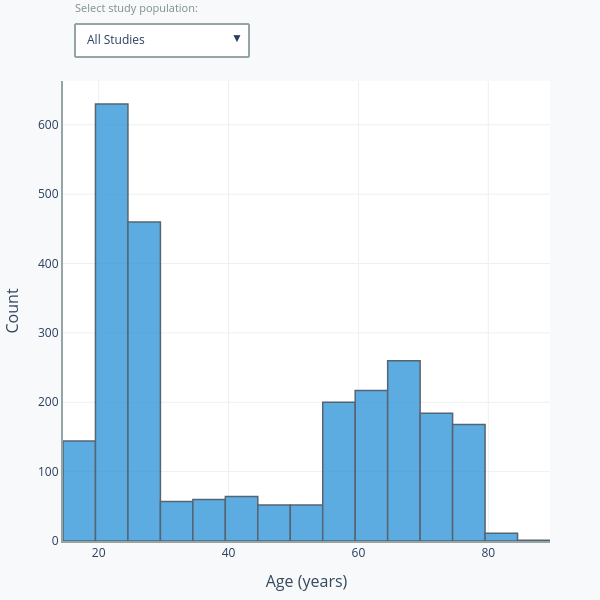

The notebook cell this image was saved under:
### Markdown cell above
### 5.1 Age Distribution

### Code cell
import plotly.graph_objects as go

# Create figure
fig = go.Figure()

# Add trace for each population
populations = ['All Studies'] + sorted(df['population'].dropna().unique().tolist())

for population in populations:
    if population == 'All Studies':
        data = df['demo_yrs'].dropna()
    else:
        data = df[df['population'] == population]['demo_yrs'].dropna()
    
    # Create histogram trace
    fig.add_trace(go.Histogram(
        x=data,
        nbinsx=20,
        name=population,
        marker=dict(
            color='#3498db',
            line=dict(color='#2c3e50', width=1.5)
        ),
        opacity=0.8,
        visible=(population == 'All Studies')  # Only 'All' visible by default
    ))

# Create dropdown buttons
buttons = []
for i, population in enumerate(populations):
    # Create visibility list (only show one trace at a time)
    visible = [False] * len(populations)
    visible[i] = True
    
    buttons.append(
        dict(
            label=population,
            method='update',
            args=[
                {'visible': visible}
            ]
        )
    )

# Add dropdown menu
fig.update_layout(
    updatemenus=[
        dict(
            buttons=buttons,
            direction='down',
            pad={'r': 10, 't': 10},
            showactive=True,
            x=0.02,
            xanchor='left',
            y=1.15,
            yanchor='top',
            bgcolor='white',
            bordercolor='#95a5a6',
            borderwidth=2,
            font=dict(size=12)
        )
    ],
    
    template='plotly',
    
    # Axes
    xaxis=dict(
        title='Age (years)',
        title_font={'size': 16, 'color': '#34495e'},
        gridcolor='#ecf0f1',
        showline=True,
        linewidth=2,
        linecolor='#95a5a6'
    ),
    yaxis=dict(
        title='Count',
        title_font={'size': 16, 'color': '#34495e'},
        gridcolor='#ecf0f1',
        showline=True,
        linewidth=2,
        linecolor='#95a5a6'
    ),
    
    # Plot area
    plot_bgcolor='white',
    paper_bgcolor='#f8f9fa',
    
    # Size
    height=600,
    width=600,
    
    # Margins
    margin=dict(l=50, r=50, t=80, b=50)
)

# Add annotation to explain dropdown
fig.add_annotation(
    text="Select study population:",
    xref="paper", yref="paper",
    x=0.02, y=1.18,
    showarrow=False,
    font=dict(size=11, color="#7f8c8d"),
    xanchor='left'
)

fig.show()

### Figure 1 — Plotly figure (JSON) as saved in the notebook; plotly's stock layout.template omitted (floating-point values rounded to 4 significant figures; data arrays with more than 128 entries replaced by an {"elided": "..."} marker saying what was removed)
{"data": [{"marker": {"color": "#3498db", "line": {"color": "#2c3e50", "width": 1.5}}, "name": "All Studies", "nbinsx": 20, "opacity": 0.8, "type": "histogram", "visible": true, "x": {"elided": "2560 int values"}}, {"marker": {"color": "#3498db", "line": {"color": "#2c3e50", "width": 1.5}}, "name": "Adolescent/Young Adult", "nbinsx": 20, "opacity": 0.8, "type": "histogram", "visible": false, "x": {"elided": "855 int values"}}, {"marker": {"color": "#3498db", "line": {"color": "#2c3e50", "width": 1.5}}, "name": "General Population", "nbinsx": 20, "opacity": 0.8, "type": "histogram", "visible": false, "x": {"elided": "1009 int values"}}, {"marker": {"color": "#3498db", "line": {"color": "#2c3e50", "width": 1.5}}, "name": "Older Adult", "nbinsx": 20, "opacity": 0.8, "type": "histogram", "visible": false, "x": {"elided": "696 int values"}}], "layout": {"annotations": [{"font": {"color": "#7f8c8d", "size": 11}, "showarrow": false, "text": "Select study population:", "x": 0.02, "xanchor": "left", "xref": "paper", "y": 1.18, "yref": "paper"}], "height": 600, "margin": {"b": 50, "l": 50, "r": 50, "t": 80}, "paper_bgcolor": "#f8f9fa", "plot_bgcolor": "white", "updatemenus": [{"bgcolor": "white", "bordercolor": "#95a5a6", "borderwidth": 2, "buttons": [{"args": [{"visible": [true, false, false, false]}], "label": "All Studies", "method": "update"}, {"args": [{"visible": [false, true, false, false]}], "label": "Adolescent/Young Adult", "method": "update"}, {"args": [{"visible": [false, false, true, false]}], "label": "General Population", "method": "update"}, {"args": [{"visible": [false, false, false, true]}], "label": "Older Adult", "method": "update"}], "direction": "down", "font": {"size": 12}, "pad": {"r": 10, "t": 10}, "showactive": true, "x": 0.02, "xanchor": "left", "y": 1.15, "yanchor": "top"}], "width": 600, "xaxis": {"gridcolor": "#ecf0f1", "linecolor": "#95a5a6", "linewidth": 2, "showline": true, "title": {"font": {"color": "#34495e", "size": 16}, "text": "Age (years)"}}, "yaxis": {"gridcolor": "#ecf0f1", "linecolor": "#95a5a6", "linewidth": 2, "showline": true, "title": {"font": {"color": "#34495e", "size": 16}, "text": "Count"}}}}
